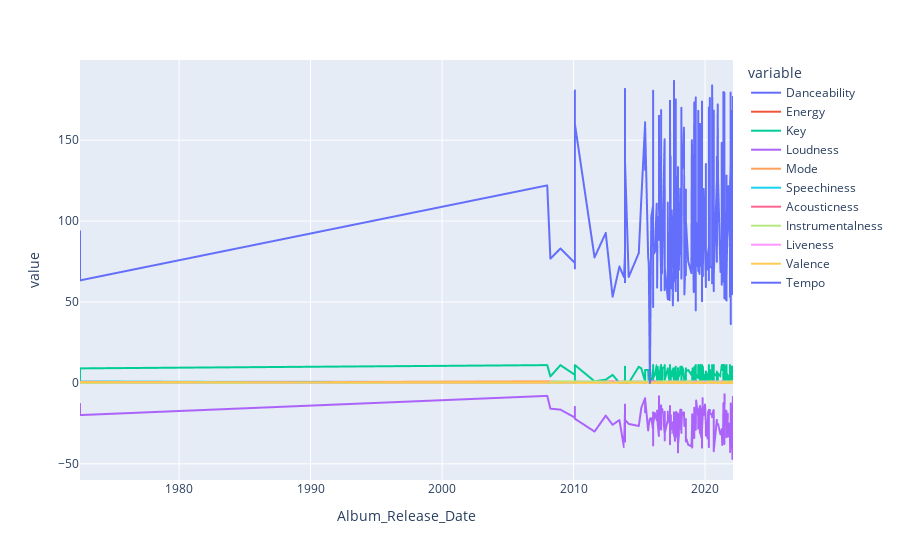

Write notebook code for a chart like this one.
### Code cell
import plotly.express as px
sound=px.data.gapminder()
sound_features=['Danceability', 'Energy', 'Key', 'Loudness', 'Mode', 'Speechiness', 'Acousticness', 'Instrumentalness', 'Liveness', 'Valence', 'Tempo']
figure=px.line(music, x="Album_Release_Date", y=sound_features)
figure.show()

### Figure 1 — Plotly figure (JSON) as saved in the notebook; plotly's stock layout.template omitted (floating-point values rounded to 4 significant figures; data arrays with more than 128 entries replaced by an {"elided": "..."} marker saying what was removed)
{"data": [{"hovertemplate": "variable=Danceability<br>Album_Release_Date=%{x}<br>value=%{y}<extra></extra>", "legendgroup": "Danceability", "line": {"color": "#636efa", "dash": "solid"}, "marker": {"symbol": "circle"}, "mode": "lines", "name": "Danceability", "showlegend": true, "type": "scattergl", "x": {"elided": "1287 str values"}, "xaxis": "x", "y": {"elided": "1287 float values"}, "yaxis": "y"}, {"hovertemplate": "variable=Energy<br>Album_Release_Date=%{x}<br>value=%{y}<extra></extra>", "legendgroup": "Energy", "line": {"color": "#EF553B", "dash": "solid"}, "marker": {"symbol": "circle"}, "mode": "lines", "name": "Energy", "showlegend": true, "type": "scattergl", "x": {"elided": "1287 str values"}, "xaxis": "x", "y": {"elided": "1287 float values"}, "yaxis": "y"}, {"hovertemplate": "variable=Key<br>Album_Release_Date=%{x}<br>value=%{y}<extra></extra>", "legendgroup": "Key", "line": {"color": "#00cc96", "dash": "solid"}, "marker": {"symbol": "circle"}, "mode": "lines", "name": "Key", "showlegend": true, "type": "scattergl", "x": {"elided": "1287 str values"}, "xaxis": "x", "y": {"elided": "1287 float values"}, "yaxis": "y"}, {"hovertemplate": "variable=Loudness<br>Album_Release_Date=%{x}<br>value=%{y}<extra></extra>", "legendgroup": "Loudness", "line": {"color": "#ab63fa", "dash": "solid"}, "marker": {"symbol": "circle"}, "mode": "lines", "name": "Loudness", "showlegend": true, "type": "scattergl", "x": {"elided": "1287 str values"}, "xaxis": "x", "y": {"elided": "1287 float values"}, "yaxis": "y"}, {"hovertemplate": "variable=Mode<br>Album_Release_Date=%{x}<br>value=%{y}<extra></extra>", "legendgroup": "Mode", "line": {"color": "#FFA15A", "dash": "solid"}, "marker": {"symbol": "circle"}, "mode": "lines", "name": "Mode", "showlegend": true, "type": "scattergl", "x": {"elided": "1287 str values"}, "xaxis": "x", "y": {"elided": "1287 float values"}, "yaxis": "y"}, {"hovertemplate": "variable=Speechiness<br>Album_Release_Date=%{x}<br>value=%{y}<extra></extra>", "legendgroup": "Speechiness", "line": {"color": "#19d3f3", "dash": "solid"}, "marker": {"symbol": "circle"}, "mode": "lines", "name": "Speechiness", "showlegend": true, "type": "scattergl", "x": {"elided": "1287 str values"}, "xaxis": "x", "y": {"elided": "1287 float values"}, "yaxis": "y"}, {"hovertemplate": "variable=Acousticness<br>Album_Release_Date=%{x}<br>value=%{y}<extra></extra>", "legendgroup": "Acousticness", "line": {"color": "#FF6692", "dash": "solid"}, "marker": {"symbol": "circle"}, "mode": "lines", "name": "Acousticness", "showlegend": true, "type": "scattergl", "x": {"elided": "1287 str values"}, "xaxis": "x", "y": {"elided": "1287 float values"}, "yaxis": "y"}, {"hovertemplate": "variable=Instrumentalness<br>Album_Release_Date=%{x}<br>value=%{y}<extra></extra>", "legendgroup": "Instrumentalness", "line": {"color": "#B6E880", "dash": "solid"}, "marker": {"symbol": "circle"}, "mode": "lines", "name": "Instrumentalness", "showlegend": true, "type": "scattergl", "x": {"elided": "1287 str values"}, "xaxis": "x", "y": {"elided": "1287 float values"}, "yaxis": "y"}, {"hovertemplate": "variable=Liveness<br>Album_Release_Date=%{x}<br>value=%{y}<extra></extra>", "legendgroup": "Liveness", "line": {"color": "#FF97FF", "dash": "solid"}, "marker": {"symbol": "circle"}, "mode": "lines", "name": "Liveness", "showlegend": true, "type": "scattergl", "x": {"elided": "1287 str values"}, "xaxis": "x", "y": {"elided": "1287 float values"}, "yaxis": "y"}, {"hovertemplate": "variable=Valence<br>Album_Release_Date=%{x}<br>value=%{y}<extra></extra>", "legendgroup": "Valence", "line": {"color": "#FECB52", "dash": "solid"}, "marker": {"symbol": "circle"}, "mode": "lines", "name": "Valence", "showlegend": true, "type": "scattergl", "x": {"elided": "1287 str values"}, "xaxis": "x", "y": {"elided": "1287 float values"}, "yaxis": "y"}, {"hovertemplate": "variable=Tempo<br>Album_Release_Date=%{x}<br>value=%{y}<extra></extra>", "legendgroup": "Tempo", "line": {"color": "#636efa", "dash": "solid"}, "marker": {"symbol": "circle"}, "mode": "lines", "name": "Tempo", "showlegend": true, "type": "scattergl", "x": {"elided": "1287 str values"}, "xaxis": "x", "y": {"elided": "1287 float values"}, "yaxis": "y"}], "layout": {"legend": {"title": {"text": "variable"}, "tracegroupgap": 0}, "margin": {"t": 60}, "xaxis": {"anchor": "y", "domain": [0, 1], "title": {"text": "Album_Release_Date"}}, "yaxis": {"anchor": "x", "domain": [0, 1], "title": {"text": "value"}}}}
